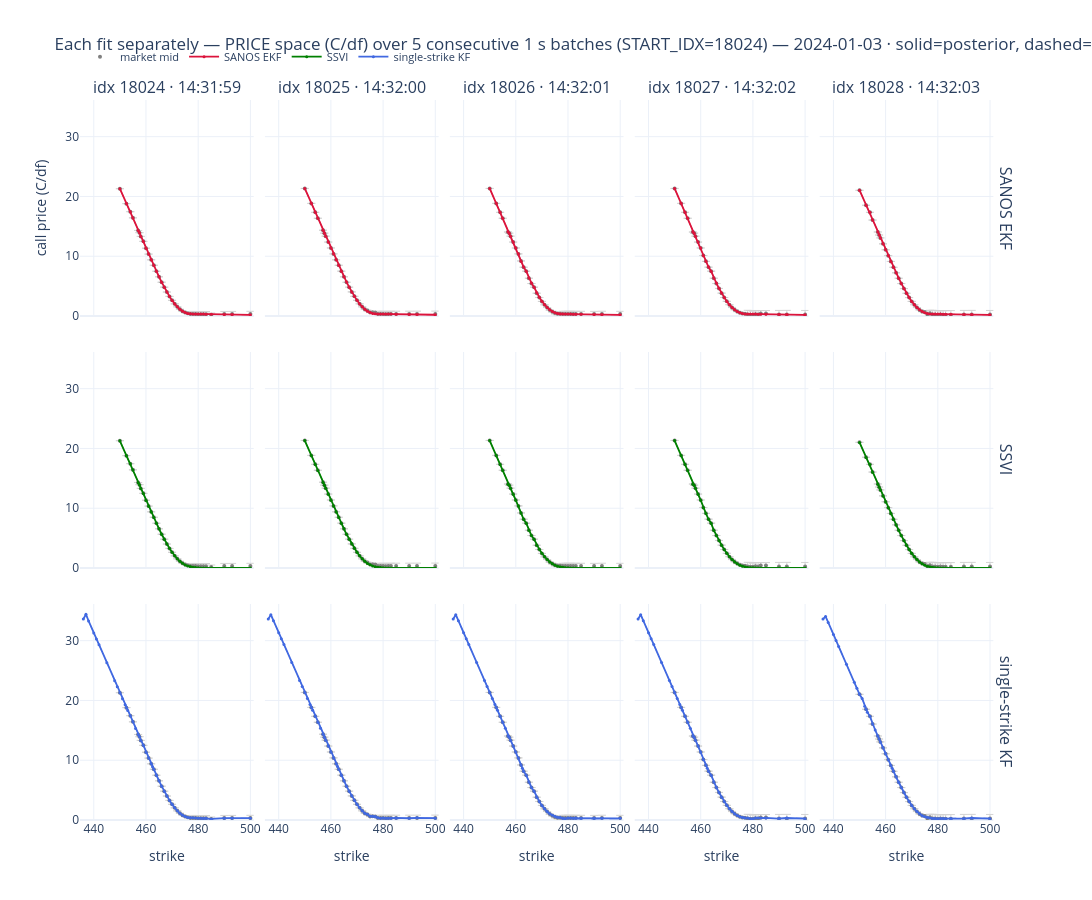

Notebook source saved alongside this figure:
### Code cell
# ── Price-space version of the per-model plot: each model's fit (C/df) with obs ──
# Same batches / strike grid / layout as the per-model IV plot above, but plotted in
# undiscounted call-price space (C/df) instead of IV. No inversion is needed, so EVERY
# strike always shows — including the arbitrage-violating ones that drop out of the IV
# plots (the gaps that motivated this view). Market = mid (grey) with bid/ask band.
# Trade-off: the smile shape is hard to read in price space; the IV plots show that.

# common price y-range across all panels (market mid + every model's posterior, finite)
_yvals = []
for d in snaps:
    for key, _, _ in MODELS:
        g = asof_grid(key, d["ts"])
        if not g.empty:
            _yvals += [g["post_call"].to_numpy(float), g["mid_call"].to_numpy(float)]
_yf = np.concatenate(_yvals)
_yf = _yf[np.isfinite(_yf)]
PX_RANGE = [min(0.0, _yf.min()), _yf.max() * 1.05]

fig = make_subplots(
    rows=len(MODELS),
    cols=N_BATCH,
    shared_xaxes=True,
    shared_yaxes=True,
    vertical_spacing=0.05,
    horizontal_spacing=0.012,
    column_titles=[f"idx {START_IDX + j} · {_to_et(s['ts'])}" for j, s in enumerate(snaps)],
    row_titles=[label for _, label, _ in MODELS],
)

for r, (key, label, color) in enumerate(MODELS, start=1):
    for j, d in enumerate(snaps):
        first = j == 0  # legend entries only once per model row
        ref = asof_grid(MODELS[0][0], d["ts"])  # market reference grid (whole-grid as-of)
        if not ref.empty:
            Kk = ref["strike"].to_numpy(float)
            mid, hsp = ref["mid_call"].to_numpy(float), ref["half_spread"].to_numpy(float)
            fig.add_trace(
                go.Scatter(
                    x=Kk,
                    y=mid,
                    mode="markers",
                    marker=dict(size=4, color="grey"),
                    error_y=dict(type="data", array=hsp, color="lightgrey", thickness=1),
                    name="market mid",
                    legendgroup="market",
                    showlegend=(r == 1 and first),
                ),
                row=r,
                col=j + 1,
            )
        g = asof_grid(key, d["ts"])
        if g.empty:
            continue
        Ks = g["strike"].to_numpy(float)
        fig.add_trace(
            go.Scatter(
                x=Ks,
                y=g["post_call"].to_numpy(float),
                mode="lines+markers",
                line=dict(width=1.8, color=color),
                marker=dict(size=3, color=color),
                connectgaps=True,
                name=label,
                legendgroup=label,
                showlegend=first,
            ),
            row=r,
            col=j + 1,
        )
        if SHOW_PRIOR:
            fig.add_trace(
                go.Scatter(
                    x=Ks,
                    y=g["prior_call"].to_numpy(float),
                    mode="lines",
                    line=dict(width=1.2, color=color, dash="dash"),
                    opacity=0.5,
                    connectgaps=True,
                    name=f"{label} (prior)",
                    legendgroup=label,
                    showlegend=False,
                ),
                row=r,
                col=j + 1,
            )

# identical x/y ranges on every panel so all rows/columns line up exactly
for r in range(1, len(MODELS) + 1):
    for c in range(1, N_BATCH + 1):
        fig.update_xaxes(range=X_RANGE, row=r, col=c)
        fig.update_yaxes(range=PX_RANGE, row=r, col=c)
        if r == len(MODELS):
            fig.update_xaxes(title_text="strike", row=r, col=c)
fig.update_yaxes(title_text="call price (C/df)", row=1, col=1)
fig.update_layout(
    title=(
        f"Each fit separately — PRICE space (C/df) over {N_BATCH} consecutive 1 s batches "
        f"(START_IDX={START_IDX}) — {TRADE_DATE} · solid=posterior, dashed=prior (held-out)"
    ),
    template="plotly_white",
    width=330 * N_BATCH,
    height=300 * len(MODELS),
    legend=dict(orientation="h", yanchor="bottom", y=1.04, font=dict(size=11)),
)
fig.show()
